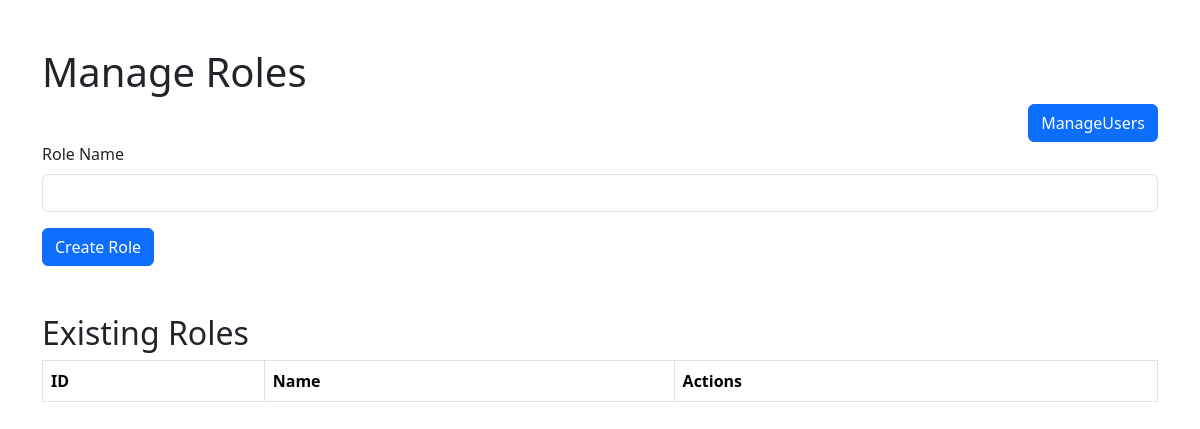
Page /manage_roles.php on the earlier database version.
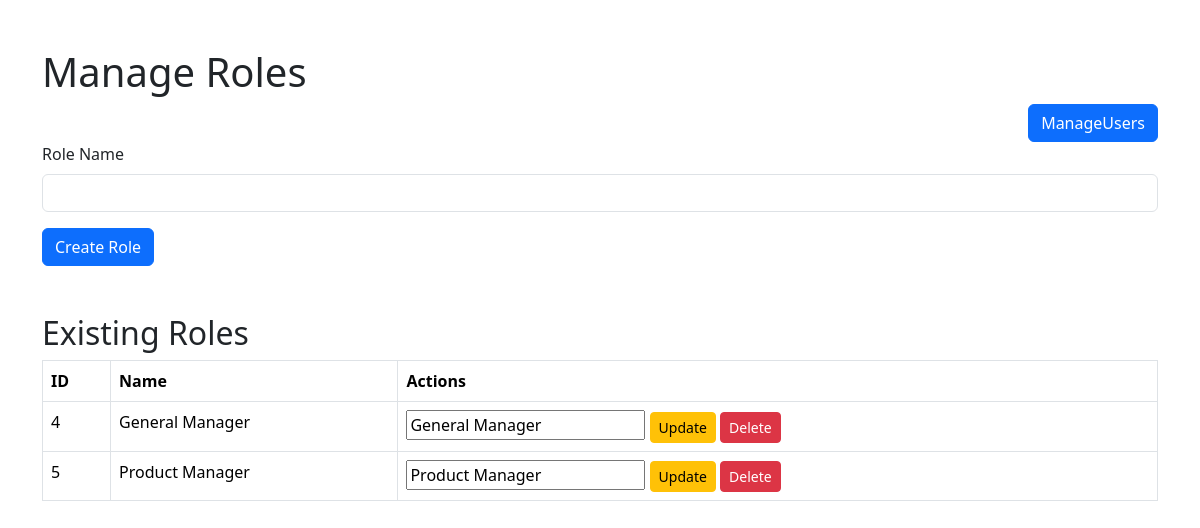
Same page on the later database version.
### tables this page shows
CREATE TABLE `roles` (
  `id` int NOT NULL,
  `name` varchar(255) NOT NULL
);

### roles.php (called while the page is built, shortened)
<?php
Class Role {
    private $name;
    private $id;
    public function __construct($conn, $name, $id = null) {
        $this->name = $name;
        $this->id = $id;
    }
    public function getId(){
        return $this->id;
    }
    public function getName(){
        return $this->name;
    }
    public static function findAll($conn) {
        $sql = "SELECT * FROM roles";
        $result = $conn->query($sql);
        $roles = [];
        while ($row = $result->fetch_assoc()) {
            $roles[] = new self($conn, $row['name'], $row['id']);
        }
        return $roles;
    }
}

### manage_roles.php (the view, shortened to what this page needs)
<?php
include 'Db.php';
include 'users.php';
include 'roles.php';
$roles = Role::findAll($conn);
?>
<!DOCTYPE html>
<html>
<head>
    <link href="https://cdn.jsdelivr.net/npm/bootstrap@5.3.3/dist/css/bootstrap.min.css" rel="stylesheet">
</head>
<body>
    <div class="container mt-5">
        <h1>Manage Roles</h1>
        <div class="d-grid gap-2 d-md-flex justify-content-md-end">
        <a href="manage_users.php"><button class="btn btn-primary" type="button">ManageUsers</button></a>
        </div>
        <form method="POST" class="mb-5">
            <div class="mb-3">
                <label for="name" class="form-label">Role Name</label>
                <input type="text" class="form-control" id="name" name="name" required>
            </div>
            <button type="submit" class="btn btn-primary" name="create_role">Create Role</button>
        </form>
        <h2>Existing Roles</h2>
        <table class="table table-bordered">
            <thead>
                <tr>
                    <th>ID</th>
                    <th>Name</th>
                    <th>Actions</th>
                </tr>
            </thead>
            <tbody>
                <?php foreach ($roles as $role): ?>
                <tr>
                    <td><?php echo $role->getId(); ?></td>
                    <td><?php echo htmlspecialchars($role->getName()); ?></td>
                    <td>
                        <form method="POST" class="d-inline">
                            <input type="text" name="name" value="<?php echo htmlspecialchars($role->getName()); ?>" required>
                            <button type="submit" class="btn btn-warning btn-sm" name="update_role">Update</button>
                        </form>
                        <form method="POST" class="d-inline">
                            <button type="submit" class="btn btn-danger btn-sm" name="delete_role">Delete</button>
                        </form>
                    </td>
                </tr>
                <?php endforeach; ?>
            </tbody>
        </table>
    </div>
</body>
</html>

Differences in the rows shown:
added roles: id "4", name "General Manager"
added roles: id "5", name "Product Manager"
